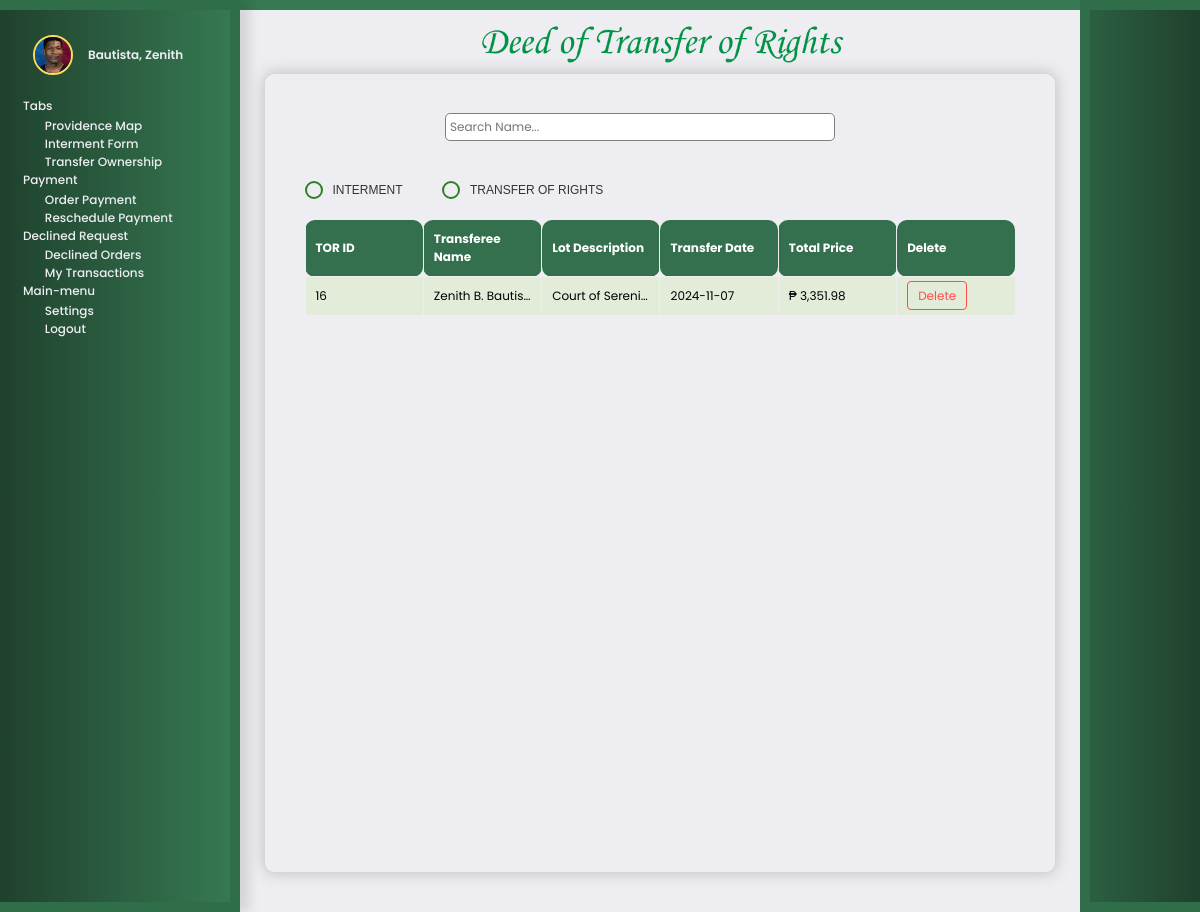
/customer_declinedtor.php?Id=13, run on the app's committed database.
### tables this page shows
CREATE TABLE `tbl_accounts` (
  `ACCOUNT_ID` int(11) NOT NULL,
  `NAME` varchar(50) NOT NULL,
  `EMAIL` varchar(100) NOT NULL,
  `LASTNAME` varchar(100) NOT NULL,
  `FIRSTNAME` varchar(100) NOT NULL,
  `MIDDLENAME` varchar(100) NOT NULL,
  `PASSWORD` varchar(50) NOT NULL,
  `CONTACT` varchar(50) NOT NULL,
  `ADDRESS` longtext NOT NULL,
  `POSITION` varchar(60) NOT NULL,
  `PROFILE` varchar(100) NOT NULL
);

CREATE TABLE `transfer_of_rights` (
  `ID` int(11) NOT NULL,
  `CUSTOMER_ID` int(11) NOT NULL,
  `STATUS` varchar(100) NOT NULL,
  `TRANSFEROR_NAME` varchar(1000) NOT NULL,
  `TRANSFEROR_STATUS` varchar(100) NOT NULL,
  `TRANSFEROR_SPOUSE` varchar(1000) NOT NULL,
  `TRANSFEROR_ADDRESS` varchar(1000) NOT NULL,
  `TRANSFEREE_NAME` varchar(1000) NOT NULL,
  `TRANSFEREE_STATUS` varchar(100) NOT NULL,
  `TRANSFEREE_SPOUSE` varchar(1000) NOT NULL,
  `TRANSFEREE_ADDRESS` varchar(1000) NOT NULL,
  `LOCATION_ID` int(11) NOT NULL,
  `LOT_DESCRIPTION` varchar(1000) NOT NULL,
  `TYPE_OF_LOT` varchar(100) NOT NULL,
  `CONTRACT_PRICE` varchar(1000) NOT NULL,
  `DATE_OF_TRANSFER` varchar(100) NOT NULL,
  `DAY_OF_TRANSFER` varchar(100) NOT NULL,
  `TIME_OF_TRANSFER` varchar(1000) NOT NULL,
  `PAYMENT_OPTION` varchar(40) NOT NULL,
  `TRANSFEROR_FILE1` varchar(1000) NOT NULL,
  `TRANSFEROR_FILE2` varchar(1000) NOT NULL,
  `TRANSFEREE_FILE1` varchar(1000) NOT NULL,
  `TRANSFEREE_FILE2` varchar(1000) NOT NULL,
  `TOR_PDF` varchar(100) NOT NULL,
  `TOTAL_PRICE` varchar(100) NOT NULL
);

### customer_declinedtor.php (the view, shortened to what this page needs)
<!DOCTYPE html>
<html>
<head>
    <link rel="stylesheet" href="customer_declineinterment.css">
    <link rel="stylesheet" href="customerintermentpayment_mediaquery.css">
    <link rel="stylesheet" href="customersidebar.css" type="text/css" />
</head>
<?php
include 'dbconnection.php';
$account_id = isset($_GET['Id']) ? intval($_GET['Id']) : 0;
if ($account_id > 0) {
    $query = "SELECT * FROM tbl_accounts WHERE ACCOUNT_ID = ?";
    $stmt = $conn->prepare($query);
    $stmt->bind_param("i", $account_id);
    $stmt->execute();
    $result = $stmt->get_result();
    if ($result->num_rows > 0) {
        $account = $result->fetch_assoc();
    } else {
        echo "Account not found.";
        exit;
    }
} else {
    echo "Invalid account ID.";
    exit;
}
?>
<div class="toggle-btn">
</div>
<body>
<?php
 include "customeraside.php";
 ?>
    <div class="internmentform">
    <h1><img src="pictures/deedoftransfer.png" alt=""></h1>
<div class="detailstable">
<div class="search-bar">
        <input type="text" id="search-input" placeholder="Search Name..." onkeyup="filterTable()">
        <button type="button" onclick="filterTable()"><ion-icon name="search-outline"></ion-icon></button>
    </div>
<div class="radiotransfer">
    <label>
        <input type="radio" name="pageSelection" id="interment" onclick="navigatePage()"> INTERMENT
    </label>
    <label>
        <input type="radio" name="pageSelection" id="transferOfRights" onclick="navigatePage()"> TRANSFER OF RIGHTS
    </label>
</div>
<?php
include "dbconnection.php";
$account_id = isset($_GET['Id']) ? intval($_GET['Id']) : 0;
$sql = "SELECT * FROM transfer_of_rights WHERE STATUS = 'Declined' AND CUSTOMER_ID = $account_id";
$result = mysqli_query($conn, $sql);
echo "
<center>
<table border=1 id='product-table'>
    <thead>
        <tr>
            <th>TOR ID</th>
            <th>Transferee Name</th>
            <th>Lot Description</th>
            <th>Transfer Date</th>
            <th>Total Price</th>
            <th>Delete</th>
        </tr>
    </thead>
    <tbody>
";
while ($row = mysqli_fetch_assoc($result)) {
    $customerId = $row['CUSTOMER_ID'];
    $customerNameQuery = "SELECT NAME FROM tbl_accounts WHERE ACCOUNT_ID = $customerId";
    $customerNameResult = mysqli_query($conn, $customerNameQuery);
    $customerNameRow = mysqli_fetch_assoc($customerNameResult);
    $customerName = $customerNameRow['NAME'];
    echo "
    <tr class='clickable-row' data-href='decline_tordetails.php?Id=" . $account_id  . "&interment_id=" . $row['ID'] . "'>
        <td>" . htmlspecialchars($row['ID']) . "</td>
        <td>" . htmlspecialchars($customerName) . "</td>
        <td>" . htmlspecialchars($row['LOT_DESCRIPTION']) . "</td>
        <td>" . htmlspecialchars($row['DATE_OF_TRANSFER']) . "</td>
        <td>₱ " . $row['TOTAL_PRICE'] . "</td>
        <td>
    <a href='delete_tor.php?interment_id=" . $row['ID'] . "&account_id=" . $account_id . "' class='delete-link' onclick='return confirm(\"Are you sure you want to delete this record?\")'>Delete</a>
</td>
    </tr>";
}
echo "
    </tbody>
</table>
</center>
";
?>
</div>
</div>
    <div class="rightbackground">
        <model-viewer id="myModelViewer" src="3dmodels/accountlogorevised.gltf" alt="A 3D model of a walking character"
            shadow-intensity="0.5" ar animation-name="animation_name" autoplay="speed: 0.5"
            class="providence3dlogo" camera-orbit="180deg 90deg 150m">
        </model-viewer>
        <model-viewer id="myModelViewer" src="3dmodels/LOTOWNERTEXT.gltf" alt="A 3D model of a walking character"
            shadow-intensity="3" ar animation-name="animation_name" autoplay="speed: 0.5"
            class="admintext3d" camera-orbit="10deg 90deg 300m" camera-controls>
        </model-viewer>
    </div>
</body>
</html>

### customeraside.php
<aside class="sidebar">
	<div class="logo">
    <?php
    if(empty($account['PROFILE'])) {
        $default_profile_photo = "defaultprofile.jpeg";
        echo '<img src="profilepics/' . $default_profile_photo . '" alt="logo">';
    } else {
        echo '<img src="profilepics/' . htmlspecialchars($account['PROFILE']) . '" alt="logo">';
    }
    ?>
    <h2><?php echo htmlspecialchars($account['LASTNAME'] . ', ' . $account['FIRSTNAME']); ?></h2>
    </div>
        <div class="wrapper">
		<ul class="links">
            <ul>
                <h4>Tabs</h4>
                <li>
                    <span class="material-symbols-outlined"><ion-icon name="folder-outline"></ion-icon></span>
                    <a href="customermap.php?Id=<?php echo urlencode($_GET['Id']); ?>">Providence Map</a>
                </li>
                <li>
                    <span class="material-symbols-outlined"><ion-icon name="document-outline"></ion-icon></span>
                    <a href="intermentform.php?Id=<?php echo urlencode($_GET['Id']); ?>">Interment Form</a>
                </li>
                <li>
                    <span class="material-symbols-outlined"><ion-icon name="send-outline"></ion-icon></span>
                    <a href="transferownership.php?Id=<?php echo urlencode($_GET['Id']); ?>">Transfer Ownership</a>
                </li>
                <h4>Payment</h4>
                <li>
                    <span class="material-symbols-outlined"><ion-icon name="cash-outline"></ion-icon></span>
                    <a href="customerintermentpayment.php?Id=<?php echo urlencode($_GET['Id']); ?>">Order Payment</a>
                </li>
                <li>
                    <span class="material-symbols-outlined"><ion-icon name="calendar-number-outline"></ion-icon></span>
                    <a href="customer_reschedule_intermentpayment.php?Id=<?php echo urlencode($_GET['Id']); ?>">Reschedule Payment</a>
                </li>
                <h4>Declined Request</h4>
                <li>
                    <span class="material-symbols-outlined"><ion-icon name="alert-outline"></ion-icon></span>
                    <a href="customer_declinedinterment.php?Id=<?php echo urlencode($_GET['Id']); ?>">Declined Orders</a>
                </li>
                <li>
                    <span class="material-symbols-outlined"><ion-icon name="file-tray-full-outline"></ion-icon></span>
                    <a href="customertransaction.php?Id=<?php echo urlencode($_GET['Id']); ?>">My Transactions</a>
                </li>
                <h4>Main-menu</h4>
                <li>
				<span class="material-symbols-outlined"><ion-icon name="settings-outline"></ion-icon></span>
                    <a href="accountsettings.php?Id=<?php echo urlencode($_GET['Id']); ?>">Settings</a>
                </li>
                <li class="logout-link">
				<span class="material-symbols-outlined"><ion-icon name="log-out-outline"></ion-icon></span>
                    <a href="index.php">Logout</a>
                </li>
            </ul>
        </div>
    </aside>

### customerintermentpayment_mediaquery.css (style rules this page uses)
:root { --darkgreen:#16423C; --green:#3da542; --semidarkgreen:#266529; --lightgreen:#7fd175; --black:#343131; --lightblack:#CACACA; --pureblack:#191919; --white:#eeeef2; --khaki:#FFF5E0; --yellow:#FFD95A; }
@media (max-width: 1680px) { .radiotransfer label { font-size: 16px; } }
@media (max-width: 1680px) { table { font-size: 16px; } }
@media (max-width: 1680px) { .internmentform { padding-left: 2%; padding-right: 2%; } }
@media (max-width: 1440px) { .radiotransfer label { font-size: 14px; } }
@media (max-width: 1440px) { table { font-size: 14px; } }
@media (max-width: 1440px) { .internmentform { padding-left: 2%; padding-right: 2%; } }
@media (max-width: 1280px) { .radiotransfer label { font-size: 12px; } }
@media (max-width: 1280px) { table { font-size: 12px; } }
@media (max-width: 1280px) { .internmentform { padding-left: 2%; padding-right: 2%; } }
@media (max-width: 1280px) { .search-bar input { padding: 4px; width: 50%; font-size: 12px; } }
@media (max-width: 1280px) { .search-bar button { font-size: 20px; } }

### customersidebar.css (style rules this page uses)
:root { --darkgreen:#16423C; --green:#3da542; --semidarkgreen:#266529; --lightgreen:#7fd175; --black:#343131; --lightblack:#CACACA; --pureblack:#191919; --white:#eeeef2; --khaki:#FFF5E0; --yellow:#FFD95A; }
@media (max-width: 1760px) { .logo img { width: 57px; height: 57px; } }
@media (max-width: 1760px) { .logo h2 { font-size: 16px; } }
@media (max-width: 1760px) { .sidebar .links { font-size: 16px; margin-top: 0%; } }
@media (max-width: 1600px) { .logo img { width: 55px; height: 55px; } }
@media (max-width: 1600px) { .logo h2 { font-size: 15px; } }
@media (max-width: 1600px) { .sidebar .links { font-size: 15px; margin-top: 0%; } }
@media (max-width: 1366px) { .logo { width: 80%; } }
@media (max-width: 1366px) { .logo img { width: 45px; height: 45px; } }
@media (max-width: 1366px) { .logo h2 { font-size: 14px; } }
@media (max-width: 1366px) { .sidebar { padding-left: 0; } }
@media (max-width: 1366px) { .wrapper { width: 80%; margin-top: 5%; } }
@media (max-width: 1366px) { .sidebar .links { font-size: 14px; margin-top: 0%; padding: 0; width: 100%; } }
@media (max-width: 1366px) { .sidebar .logo { color: #eeeef2; display: flex; align-items: center; padding: 25px 10px 15px; margin-bottom: 1%; } }
@media (max-width: 1366px) { .links h4 { margin-bottom: 1%; } }
@media (max-width: 1366px) { .links li a { padding: 0%; text-align: left; } }
@media (max-width: 1366px) { .links li { padding: 0%; width: 100%; } }
@media (max-width: 1366px) { .links li span { margin-right: 1%; padding-top: 4%; padding-bottom: 4%; transition: all 0.3s ease; } }
@media (max-width: 1280px) { .logo { width: 80%; } }
@media (max-width: 1280px) { .logo img { width: 40px; height: 40px; } }
@media (max-width: 1280px) { .logo h2 { font-size: 12px; } }
@media (max-width: 1280px) { .sidebar { padding-left: 0; } }
@media (max-width: 1280px) { .wrapper { width: 80%; margin-top: 2%; } }
@media (max-width: 1280px) { .sidebar .links { font-size: 12px; margin-top: 0%; padding: 0; width: 100%; } }
@media (max-width: 1280px) { .sidebar .logo { color: #eeeef2; display: flex; align-items: center; padding: 25px 10px 15px; margin-bottom: 1%; } }
@media (max-width: 1280px) { .links h4 { margin-bottom: 1%; } }
@media (max-width: 1280px) { .links li a { padding: 0%; text-align: left; } }
@media (max-width: 1280px) { .links li { padding: 0%; width: 100%; } }
@media (max-width: 1280px) { .links li span { margin-right: 1%; padding-top: 4%; font-size: 13px; padding-bottom: 4%; transition: all 0.3s ease; } }

### data on the page
tbl_accounts: PROFILE (picture), LASTNAME+FIRSTNAME "Bautista, Zenith"
transfer_of_rights: ID "16", tbl_accounts.NAME "Zenith B. Bautis…", LOT_DESCRIPTION "Court of Sereni…", DATE_OF_TRANSFER "2024-11-07", TOTAL_PRICE "3,351.98"
